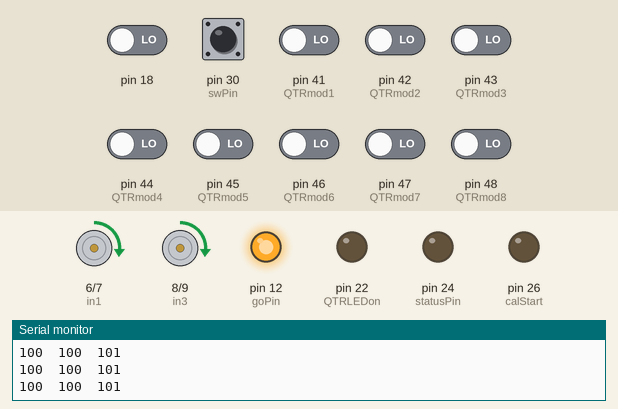
A sketch run on a simulated Arduino Mega 2560, built with avr-gcc and run on an emulated ATmega2560. Shown: motor-driver pin pairs drawn as motors (green arrow = first pin HIGH = forward, orange = second pin HIGH = backward, longer = more drive, scaled by the enable pin), output pins drawn as LEDs (lit = HIGH), the last lines printed to the serial monitor. The inputs (shaded band) are chosen by the test bench; at power-on: pin 30 (swPin) HIGH, pin 18, pin 41 (QTRmod1), pin 42 (QTRmod2), pin 43 (QTRmod3), pin 44 (QTRmod4), pin 45 (QTRmod5), pin 46 (QTRmod6), pin 47 (QTRmod7), pin 48 (QTRmod8) LOW.

Above: at 2.9 s.
3.0 s: pin 43 (QTRmod3) driven HIGH
6.0 s: pin 18 driven HIGH
At 6.19 s:
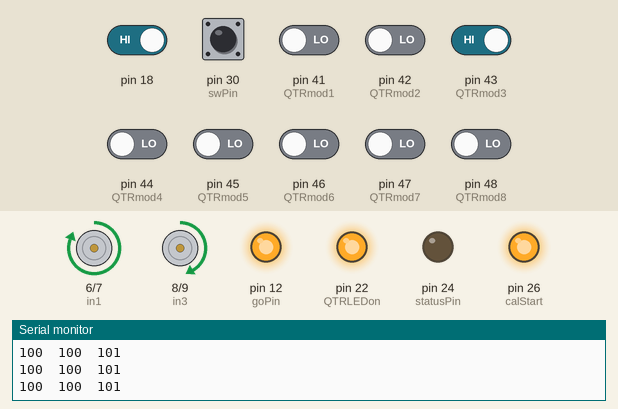
9.0 s: pin 46 (QTRmod6) driven HIGH
At 10.2 s:
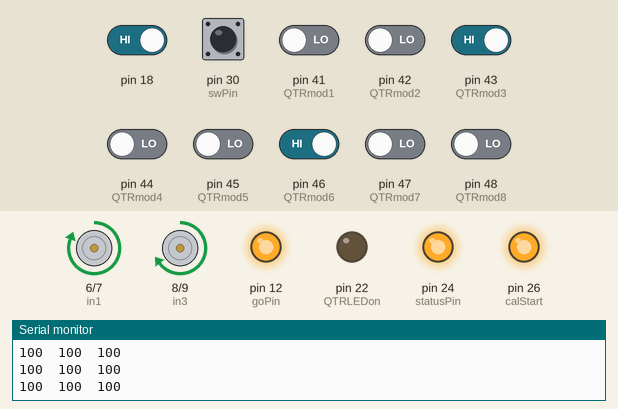
10.5 s: pin 43 (QTRmod3) driven LOW
At 10.71 s:
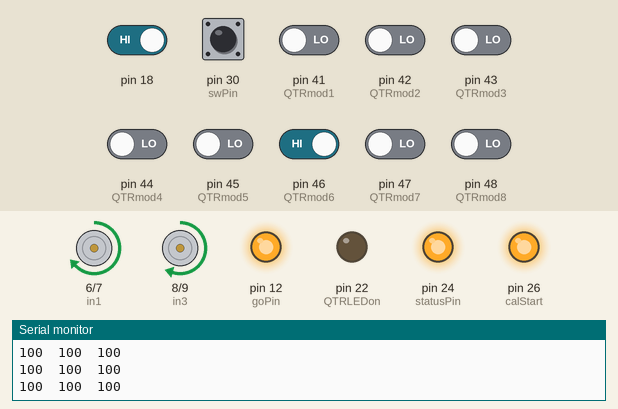
13.5 s: pin 46 (QTRmod6) driven LOW
At 14.5 s:
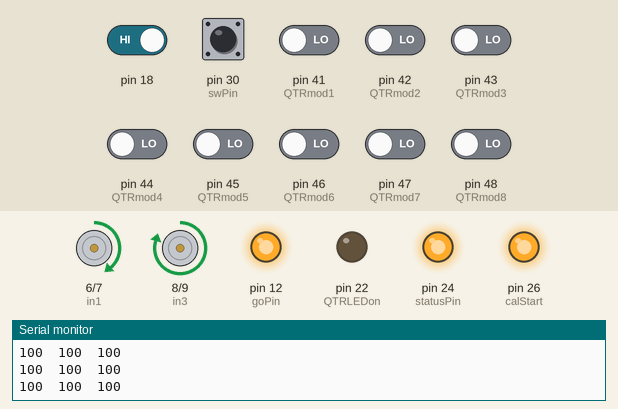
15.0 s: pin 43 (QTRmod3) driven HIGH
Timing chart, 0 to 23.4 s (numbered marks = the images above; inputs shaded):
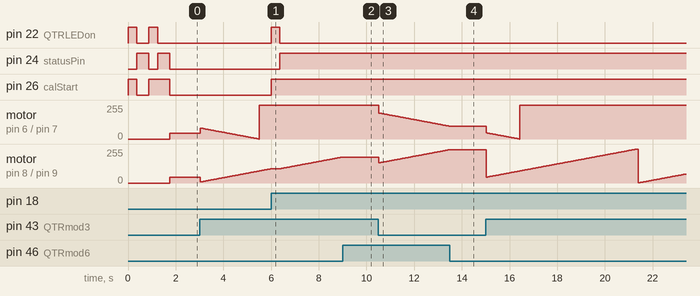

Measured:
- after the input at 6.0 s, pin 22 (QTRLEDon): LOW → HIGH at once, → LOW 0.37 s later; pin 24 (statusPin): LOW → HIGH after 0.37 s; pin 26 (calStart): LOW → HIGH at once
- after the input at 9.0 s, motor on pin 8 (in3) / pin 9 (in4): stays forward 195/255 (without the input it goes to forward 196/255 after 0.02 s)
- after the input at 10.5 s, motor on pin 6 (in1) / pin 7 (in2): moves from forward 255/255 to forward 96/255 over 3.0 s, starting at once
- after the input at 13.5 s, motor on pin 6 (in1) / pin 7 (in2): goes on until 13.5 s, then stays forward 95/255; motor on pin 8 (in3) / pin 9 (in4): goes on until 13.5 s, then stays forward 251/255

The sketch:

FINALCODE.ino
```cpp
/* FINAL CODE
  Matt Russell, Joshua Ramayrat
  This is the code that will guide our robot through the obstacle course.
*/
#include <QTRSensors.h>

#define MINGUESS 5000
//how many samples to take for calibration
#define CALNUM 100
//basespeed of motors
#define BASESPEED 45
//how many data points to take for line-following
#define FOLNUM 10
//Arbitrary 'bound constant' used in line-following to determine drift condition
#define DRIFTC 1000

int goPin = 12, swPin = 30, calStart = 26, statusPin = 24;
//QTR Sensor Calibration
//Pins
int QTRLEDon = 22, QTRmod1 = 41, QTRmod2 = 42, QTRmod3 = 43, QTRmod4 = 44, QTRmod5 = 45, QTRmod6 = 46, QTRmod7 = 47, QTRmod8 = 48;
//Structures
QTRSensorsRC qtrrc((unsigned char[]) {
  41, 42, 43, 44, 45, 46, 47, 48
}, 8);

unsigned int maxVal[] = {0, 0, 0, 0, 0, 0, 0, 0};
unsigned int minVal[] = {MINGUESS, MINGUESS, MINGUESS, MINGUESS, MINGUESS, MINGUESS, MINGUESS, MINGUESS};
volatile unsigned int wMin[] = {0, 0, 0, 0, 0, 0, 0, 0};
volatile unsigned int wMax[] = {0, 0, 0, 0, 0, 0, 0, 0};
volatile unsigned int wAvg[] = {0, 0, 0, 0, 0, 0, 0, 0};
volatile unsigned int bMin[] = {0, 0, 0, 0, 0, 0, 0, 0};
volatile unsigned int bMax[] = {0, 0, 0, 0, 0, 0, 0, 0};
volatile unsigned int bAvg[] = {0, 0, 0, 0, 0, 0, 0, 0};
unsigned int sensorValues[8], sensor1[100], sensor2[100], sensor3[100], sensor4[100], sensor5[100], sensor6[100], sensor7[100], sensor8[100];
long avg[] = {0, 0, 0, 0, 0, 0, 0, 0};

//Motors
// motor one
int enA = 5, in1 = 6, in2 = 7;
// motor two
int enB = 10, in3 = 8, in4 = 9;
//Encoder
long count = 0;
int encA = 3, encB = 4;
//Line-following
unsigned int fArray[8 * FOLNUM];
int adjC = 5; //used to readjust motor speed
int driftState = 0; //used to determine adjC


void setup() {
  digitalWrite(statusPin, LOW);
  //Initialize Serial Console only for debugging
  Serial.begin(9600);
  //Setup for calibration
  pinMode(QTRmod1, INPUT);
  pinMode(QTRmod2, INPUT);
  pinMode(QTRmod3, INPUT);
  pinMode(QTRmod4, INPUT);
  pinMode(QTRmod5, INPUT);
  pinMode(QTRmod6, INPUT);
  pinMode(QTRmod7, INPUT);
  pinMode(QTRmod8, INPUT);
  pinMode(calStart, OUTPUT);
  pinMode(statusPin, OUTPUT);
  pinMode(goPin, OUTPUT);
  pinMode(QTRLEDon, OUTPUT);
  attachInterrupt(digitalPinToInterrupt(18), bCal, RISING);
  //Setup for line-following
  pinMode(in1, OUTPUT);
  pinMode(in2, OUTPUT);
  pinMode(in3, OUTPUT);
  pinMode(in4, OUTPUT);
  pinMode(enA, OUTPUT);
  pinMode(enB, OUTPUT);
  pinMode(encA, INPUT);
  pinMode(encB, INPUT);
  //Indicate ready for calibration
  digitalWrite(statusPin, HIGH);
  while (digitalRead(swPin) != HIGH) {
  }
  wCal();
  while (digitalRead(swPin) != HIGH) {
  }
  rdelay(500);
  bCal();
  while (digitalRead(swPin) != HIGH) {
  }
  rdelay(500);
  digitalWrite(statusPin, LOW);
  digitalWrite(calStart, LOW);
  digitalWrite(goPin, HIGH);
  Forward();
}

void loop() {
  follow();
  adjust();
}

//Calibration Functions
void wCal() {
  digitalWrite(calStart, HIGH);
  digitalWrite(statusPin, LOW);
  digitalWrite(QTRLEDon, HIGH);
  for (int i = 0; i < CALNUM; i++) {
    qtrrc.read(sensorValues);
    //Store raw data
    sensor1[i] = sensorValues[0];
    sensor2[i] = sensorValues[1];
    sensor3[i] = sensorValues[2];
    sensor4[i] = sensorValues[3];
    sensor5[i] = sensorValues[4];
    sensor6[i] = sensorValues[5];
    sensor7[i] = sensorValues[6];
    sensor8[i] = sensorValues[7];
  }
  //Data processing: 4000 reading is noise in white case, give it nonsensical value
  for (int i = 0; i < CALNUM; i++) {
    if (sensor1[i] == 4000) {
      sensor1[i] = 5000;
    }
    if (sensor2[i] == 4000) {
      sensor2[i] = 5000;
    }
    if (sensor3[i] == 4000) {
      sensor3[i] = 5000;
    }
    if (sensor4[i] == 4000) {
      sensor4[i] = 5000;
    }
    if (sensor5[i] == 4000) {
      sensor5[i] = 5000;
    }
    if (sensor6[i] == 4000) {
      sensor6[i] = 5000;
    }
    if (sensor7[i] == 4000) {
      sensor7[i] = 5000;
    }
    if (sensor8[i] == 4000) {
      sensor8[i] = 5000;
    }
  }
  for (int i = 0; i < CALNUM; i++) {
    if (sensor1[i] != 5000) {
      avg[0] = avg[0] + sensor1[i];
    }
    if (sensor2[i] != 5000) {
      avg[1] = avg[1] + sensor2[i];
    }
    if (sensor3[i] != 5000) {
      avg[2] = avg[2] + sensor3[i];
    }
    if (sensor4[i] != 5000) {
      avg[3] = avg[3] + sensor4[i];
    }
    if (sensor5[i] != 5000) {
      avg[4] = avg[4] + sensor5[i];
    }
    if (sensor6[i] != 5000) {
      avg[5] = avg[5] + sensor6[i];
    }
    if (sensor7[i] != 5000) {
      avg[6] = avg[6] + sensor7[i];
    }
    if (sensor8[i] != 5000) {
      avg[7] = avg[7] + sensor8[i];
    }
  }
  for (int i = 0; i < 8; i++) {
    avg[i] = avg[i] / CALNUM;
  }
  for (int i = 0; i < CALNUM; i++) {
    if (maxVal[0] < sensor1[i] && sensor1[i] != 5000) {
      maxVal[0] = sensor1[i];
    }
    if (maxVal[1] < sensor2[i] && sensor2[i] != 5000) {
      maxVal[1] = sensor2[i];
    }
    if (maxVal[2] < sensor3[i] && sensor3[i] != 5000) {
      maxVal[2] = sensor3[i];
    }
    if (maxVal[3] < sensor4[i] && sensor4[i] != 5000) {
      maxVal[3] = sensor4[i];
    }
    if (maxVal[4] < sensor5[i] && sensor5[i] != 5000) {
      maxVal[4] = sensor5[i];
    }
    if (maxVal[5] < sensor6[i] && sensor6[i] != 5000) {
      maxVal[5] = sensor6[i];
    }
    if (maxVal[6] < sensor7[i] && sensor7[i] != 5000) {
      maxVal[6] = sensor7[i];
    }
    if (maxVal[7] < sensor8[i] && sensor8[i] != 5000) {
      maxVal[7] = sensor8[i];
    }
    if (minVal[0] > sensor1[i]) {
      minVal[0] = sensor1[i];
    }
    if (minVal[1] > sensor2[i]) {
      minVal[1] = sensor2[i];
    }
    if (minVal[2] > sensor3[i]) {
      minVal[2] = sensor3[i];
    }
    if (minVal[3] > sensor4[i]) {
      minVal[3] = sensor4[i];
    }
    if (minVal[4] > sensor5[i]) {
      minVal[4] = sensor5[i];
    }
    if (minVal[5] > sensor6[i]) {
      minVal[5] = sensor6[i];
    }
    if (minVal[6] > sensor7[i]) {
      minVal[6] = sensor7[i];
    }
    if (minVal[7] > sensor8[i]) {
      minVal[7] = sensor8[i];
    }
  }
  //Store all min, average, and max calibrated values into appropriate variables
  for (int i = 0; i < 8; i++) {
    wMin[i] = minVal[i];
    wMax[i] = maxVal[i];
    wAvg[i] = avg[i];
  }
  Serial.println("Background Values");
  Serial.print("Min");
  Serial.print('\t');
  Serial.print("Max");
  Serial.print('\t');
  Serial.println("Average");
  for (int i = 0; i < 8; i++) {
    Serial.print(wMin[i]);
    Serial.print('\t');
    Serial.print(wMax[i]);
    Serial.print('\t');
    Serial.println(wAvg[i]);
  }
  digitalWrite(QTRLEDon, LOW);
  digitalWrite(calStart, LOW);
  digitalWrite(statusPin, HIGH);
}

void bCal() {
  digitalWrite(calStart, HIGH);
  digitalWrite(statusPin, LOW);
  digitalWrite(QTRLEDon, HIGH);
  for (int i = 0; i < CALNUM; i++) {
    qtrrc.read(sensorValues);
    //Store raw data
    sensor1[i] = sensorValues[0];
    sensor2[i] = sensorValues[1];
    sensor3[i] = sensorValues[2];
    sensor4[i] = sensorValues[3];
    sensor5[i] = sensorValues[4];
    sensor6[i] = sensorValues[5];
    sensor7[i] = sensorValues[6];
    sensor8[i] = sensorValues[7];
  }
  for (int i = 0; i < CALNUM; i++) {
    if (sensor1[i] != 5000) {
      avg[0] = avg[0] + sensor1[i];
    }
    if (sensor2[i] != 5000) {
      avg[1] = avg[1] + sensor2[i];
    }
    if (sensor3[i] != 5000) {
      avg[2] = avg[2] + sensor3[i];
    }
    if (sensor4[i] != 5000) {
      avg[3] = avg[3] + sensor4[i];
    }
    if (sensor5[i] != 5000) {
      avg[4] = avg[4] + sensor5[i];
    }
    if (sensor6[i] != 5000) {
      avg[5] = avg[5] + sensor6[i];
    }
    if (sensor7[i] != 5000) {
      avg[6] = avg[6] + sensor7[i];
    }
    if (sensor8[i] != 5000) {
      avg[7] = avg[7] + sensor8[i];
    }
  }
  for (int i = 0; i < 8; i++) {
    avg[i] = avg[i] / CALNUM;
  }
  for (int i = 0; i < CALNUM; i++) {
    if (maxVal[0] < sensor1[i] && sensor1[i] != 5000) {
      maxVal[0] = sensor1[i];
    }
    if (maxVal[1] < sensor2[i] && sensor2[i] != 5000) {
      maxVal[1] = sensor2[i];
    }
    if (maxVal[2] < sensor3[i] && sensor3[i] != 5000) {
      maxVal[2] = sensor3[i];
    }
    if (maxVal[3] < sensor4[i] && sensor4[i] != 5000) {
      maxVal[3] = sensor4[i];
    }
    if (maxVal[4] < sensor5[i] && sensor5[i] != 5000) {
      maxVal[4] = sensor5[i];
    }
    if (maxVal[5] < sensor6[i] && sensor6[i] != 5000) {
      maxVal[5] = sensor6[i];
    }
    if (maxVal[6] < sensor7[i] && sensor7[i] != 5000) {
      maxVal[6] = sensor7[i];
    }
    if (maxVal[7] < sensor8[i] && sensor8[i] != 5000) {
      maxVal[7] = sensor8[i];
    }
    if (minVal[0] > sensor1[i]) {
      minVal[0] = sensor1[i];
    }
    if (minVal[1] > sensor2[i]) {
      minVal[1] = sensor2[i];
    }
    if (minVal[2] > sensor3[i]) {
      minVal[2] = sensor3[i];
    }
    if (minVal[3] > sensor4[i]) {
      minVal[3] = sensor4[i];
    }
    if (minVal[4] > sensor5[i]) {
      minVal[4] = sensor5[i];
    }
    if (minVal[5] > sensor6[i]) {
      minVal[5] = sensor6[i];
    }
    if (minVal[6] > sensor7[i]) {
      minVal[6] = sensor7[i];
    }
    if (minVal[7] > sensor8[i]) {
      minVal[7] = sensor8[i];
    }
  }
  for (int i = 0; i < 8; i++) {
    bMin[i] = minVal[i];
    bMax[i] = maxVal[i];
    bAvg[i] = avg[i];
  }
  Serial.println("Line Values");
  Serial.print("Min");
  Serial.print('\t');
  Serial.print("Max");
  Serial.print('\t');
  Serial.println("Average");
  for (int i = 0; i < 8; i++) {
    Serial.print(bMin[i]);
    Serial.print('\t');
    Serial.print(bMax[i]);
    Serial.print('\t');
    Serial.println(bAvg[i]);
  }
  digitalWrite(statusPin, HIGH);
  digitalWrite(QTRLEDon, LOW);
}

//Line-Following functions
//Function to compute sensor values
void follow() {
  //Zero avg[]
  for (int i = 0; i < 8; i++) {
    avg[i] = 0;
  }
  //Get 10 data points from each sensor
  //(How long does this for-loop take?)
  for (int j = 0; j < FOLNUM; j++) {
    qtrrc.read(sensorValues);
    for (int i = 0; i < 8; i++) {
      fArray[10 * i + j] = sensorValues[i];
    }
  }
  //Compute average sensor value
  for (int i = 0; i < 8; i++) {
    for (int j = 0; j < FOLNUM; j++) {
      avg[i] = avg[i] + fArray[10 * i + j];
    }
  }
  for (int i = 0; i < 8; i++) {
    avg[i] = avg[i] / FOLNUM;
  }
}
//Function to determine robot drift and adjust accordingly
void adjust() {
  //Figure out whether Robot is drifting and in which direction
  //Check if it has drifted to right and, if so, how severely
  //First check sensor6 to see if it has drifted
  if (avg[5] > wMax[5] + DRIFTC) {
    //check to see if robot was last seen drifting to right
    if (driftState == 1) {
      adjC++;
    }
    //drifted to right, need to run rightmost motor slightly faster and leftmost slightly slower to correct
    analogWrite(enA, BASESPEED + adjC);
    analogWrite(enB, BASESPEED - adjC);
    driftState = 1; //store that we last drifted to the right
  }
  //Now check to see if it has drifted to left
  if (avg[2] > wMax[2] + DRIFTC) {
    //check to see whether robot was last seen drifting to left
    if (driftState == -1) {
      adjC++;
    }
    //drifted to left, need to run rightmost motor slightly slower and leftmost slightly faster to correct
    analogWrite(enA, BASESPEED - adjC);
    analogWrite(enB, BASESPEED + adjC);
    driftState = -1;
  }
  else {
    driftState = 0;
    //this might need to be moved or just straight up removed
    adjC--;
  }
}

//Motor functions
void Forward() {
  digitalWrite(in1, HIGH);
  digitalWrite(in2, LOW);
  analogWrite(enA, BASESPEED);
  digitalWrite(in3, HIGH);
  digitalWrite(in4, LOW);
  analogWrite(enB, BASESPEED);
}
void Reverse() {
  digitalWrite(in1, LOW);
  digitalWrite(in2, HIGH);
  analogWrite(enA, BASESPEED);
  digitalWrite(in3, LOW);
  digitalWrite(in4, HIGH);
  analogWrite(enB, BASESPEED);
}

//General-purpose functions
void rdelay(int dt) {
  int ct, pt;
  pt = millis();
  ct = pt;
  while (ct - pt < dt) {
    ct = millis();
  }
}
```
